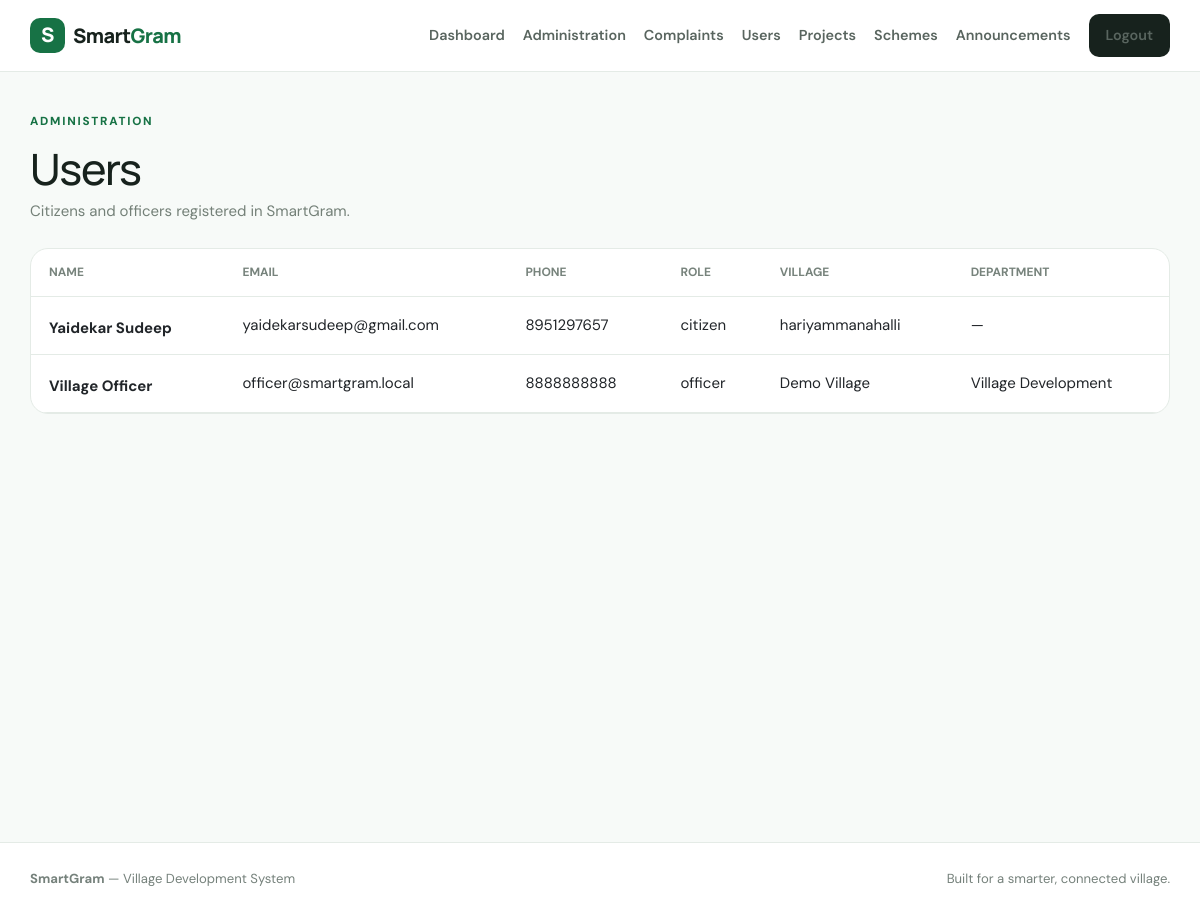
Page /admin/users (signed in) on the committed database.
### tables this page shows
CREATE TABLE users(id INTEGER PRIMARY KEY AUTOINCREMENT,name TEXT,email TEXT UNIQUE,phone TEXT,password TEXT,role TEXT DEFAULT 'citizen',village TEXT,department TEXT,created_at TEXT DEFAULT CURRENT_TIMESTAMP);

### app.py (the view)
@app.route('/admin/users')
def users():
    if not admin(): return redirect(url_for('login'))
    c=db(); rows=c.execute("select * from users where role!='admin' order by id desc").fetchall(); c.close(); return render_template('users.html',rows=rows)

### app.py (called while the page is built)
def db():
    c=sqlite3.connect(DB); c.row_factory=sqlite3.Row; return c

def admin(): return session.get('role')=='admin'

@app.context_processor
def common(): return {'logged_in':bool(session.get('user_id')),'current_user':session.get('name'),'role':session.get('role')}

### templates/users.html
{% extends 'base.html' %}{% block title %}Users{% endblock %}{% block content %}<div class="heading"><div><div class="eyebrow">ADMINISTRATION</div><h1>Users</h1><p>Citizens and officers registered in SmartGram.</p></div></div><div class="card tablewrap"><table><tr><th>Name</th><th>Email</th><th>Phone</th><th>Role</th><th>Village</th><th>Department</th></tr>{% for u in rows %}<tr><td><b>{{u.name}}</b></td><td>{{u.email}}</td><td>{{u.phone}}</td><td>{{u.role}}</td><td>{{u.village}}</td><td>{{u.department or '—'}}</td></tr>{% endfor %}</table></div>{% endblock %}

### static/css/style.css (style rules this page uses)
:root { --g:#177245;--gd:#0d4e30;--ink:#17221d;--muted:#748078;--line:#e4ebe6;--bg:#f7faf8 }
* { box-sizing:border-box }
body { margin:0;background:var(--bg);color:var(--ink);font:15px/1.6 "DM Sans",sans-serif }
h1,h2,h3,.brand { font-family:Manrope,sans-serif;letter-spacing:-.03em }
.eyebrow { font-weight:800;letter-spacing:.15em;font-size:.73rem;color:var(--g);margin-bottom:12px }
.features article,.card,.formcard,.project,.emergency,.stats>div { background:#fff;border:1px solid var(--line);border-radius:18px }
.heading { display:flex;justify-content:space-between;align-items:end;gap:20px;margin:40px 0 25px }
.heading h1 { font-size:2.7rem;margin:0 0 4px }
.heading p { margin:0;color:var(--muted) }
.card { padding:24px }
.tablewrap { padding:0;overflow:auto }
.tablewrap table { width:100%;border-collapse:collapse }
.tablewrap th,.tablewrap td { padding:14px 18px;border-bottom:1px solid var(--line);text-align:left;white-space:nowrap }
.tablewrap th { font-size:.75rem;text-transform:uppercase;color:#77837c }
.card small,.card b { display:block;margin-top:5px }
.tablewrap { overflow:auto }
.tablewrap table { min-width:620px }

### rows in the picture
users: name "Yaidekar Sudeep", email "yaidekarsudeep@gmail.com", phone "8951297657", role "citizen", village "hariyammanahalli", department "—"
users: name "Village Officer", email "officer@smartgram.local", phone "8888888888", role "officer", village "Demo Village", department "Village Development"
